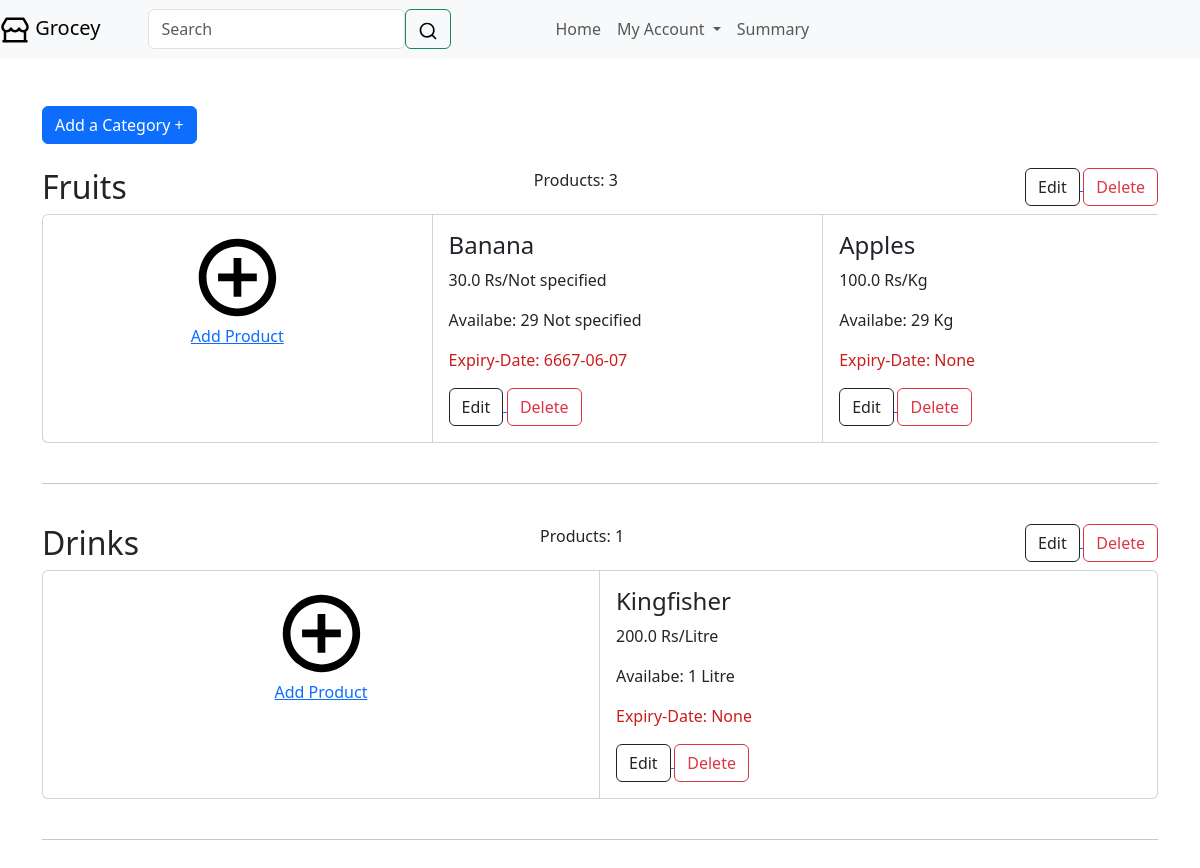
Screenshot of /seller (signed in) with the database file from the repository.
### website/web_models.py (models this page shows)
class Category(db.Model):
    id = db.Column(db.Integer, primary_key=True)
    name = db.Column(db.String(30), nullable=False)
    seller_id = db.Column(db.Integer, db.ForeignKey('user.id'), nullable=False)
    products = db.relationship('Product', passive_deletes=True)
    orders = db.relationship('Order')

class Product(db.Model):
    id = db.Column(db.Integer, primary_key=True)
    name = db.Column(db.String(30), nullable=False)
    unit = db.Column(db.String(30))
    price = db.Column(db.Float, nullable=False)
    quantity = db.Column(db.Integer, nullable=False)
    expiry_date = db.Column(db.String(40), nullable=False)
    listing_time = db.Column(db.DateTime, nullable=False, default=func.now())
    category_id = db.Column(db.Integer, db.ForeignKey('category.id'), nullable=False)
    orders = db.relationship('Order', backref='product')

### website/web_views.py (the view)
@views.route('/seller')
@login_required
def sell():
    if current_user.is_seller:
        new_category_id = db.session.query(db.func.max(Category.id)).scalar()
        new_category_id = 1 if not new_category_id else new_category_id + 1
        categories = User.query.filter_by(id=current_user.id).first().categories
        new_prod_id = db.session.query(db.func.max(Product.id)).scalar()
        new_prod_id = 1 if not new_prod_id else new_prod_id + 1
        return render_template("seller_home.html",
                               app_name=app_name,
                               new_category_id=new_category_id,
                               categories=categories,
                               new_product_id=new_prod_id)
    flash("You are not a seller!", category='error')
    return redirect(url_for("web_views.home"))

### website/__init__.py (called while the page is built)
def create_app():
    app = Flask(__name__)
    app.debug = True
    app.config['SECRET_KEY'] = "It's created by Vivek"
    app.config['SQLALCHEMY_DATABASE_URI'] = f'sqlite:///{DB_NAME}'
    db.init_app(app)
    from .web_models import User
    from .web_models import Category
    from .web_models import Product
    from .web_models import Order
    from .web_views import views
    from .web_auth import auth
    login_manager = LoginManager()
    login_manager.login_view = 'web_views.home'
    login_manager.init_app(app)
    @login_manager.user_loader
    def load_user(id):
        return User.query.get(int(id))
    app.register_blueprint(views)
    app.register_blueprint(auth)
    with app.app_context():
        db.create_all()
    return app

### website/templates/seller_home.html (shortened to what this page needs)
{% extends "web_base.html" %}
{% block content %}
<br>
<br>
<div class="align-content-md-center">
    <a href="/seller/category/{{ new_category_id }}">
        <button class="btn btn-primary">
            Add a Category &#43;
        </button>
    </a>
</div>
<br>
    {% for cat in categories %}
        <li class="list-group-item d-flex justify-content-between">
            <h2>{{ cat.name }} </h2>
            <p>Products: {{ cat.products|length }}</p>
            <small>
                <a href="/seller/category/{{ cat.id }}">
                    <button class="btn btn-outline-dark">Edit</button>
                </a>
                <a href="/delete-category/{{ cat.id }}">
                   <button class="btn btn-outline-danger">Delete</button>
                </a>
            </small>
        </li>
        <div class="card-group card-group-scroll card_group">
            <div class="card align-middle">
                <div class="card-body align-self-center">
                    <a href="/seller/{{ cat.id }}/product/{{ new_product_id }}">
                        <div class="footer">
                            Add Product
                        </div>
                    </a>
                </div>
            </div>
            {% for prod in cat.products %}
            <div class="card">
                <div class="card-body">
                    <h4 class="card-title">{{ prod.name }}</h4>
                    <p> {{ prod.price }} Rs/{{ prod.unit }}</p>
                    <p> Availabe: {{ prod.quantity }} {{ prod.unit }}</p>
                    <p style="color: rgb(202, 29, 29);"> Expiry-Date: {{ prod.expiry_date }}</p>
                    <small class="w-10">
                        <a href="/seller/{{ cat.id }}/product/{{ prod.id }}">
                            <button class="btn btn-outline-dark">Edit</button>
                        </a>
                        <a href="/delete-product/{{ prod.id }}">
                           <button class="btn btn-outline-danger">Delete</button>
                        </a>
                    </small>
                </div>
            </div>
            {% endfor %}
        </div>
        <br>
        <hr>
        <br>
    {% endfor %}
{% endblock %}

### website/templates/web_base.html (shortened to what this page needs)
<!doctype html>
<html lang="en">
    <head>
        <link href="https://cdn.jsdelivr.net/npm/bootstrap@5.3.0/dist/css/bootstrap.min.css" rel="stylesheet">
    </head>
    <body>
        <header class="navbar navbar-expand-sm navbar-light bg-light">
            <a href="/" class="nav-item nav-link navbar-brand me-auto">
                {{ app_name }}</a>
            <div class="collapse navbar-collapse" id="navbar">
                <div class="navbar-nav">
                    <form class="navbar-nav mx-5" action="{{ url_for('web_views.home') }}" method="POST" >
                        <input class="form-control" required name="searched" type="search" placeholder="Search" aria-label="Search">
                        <button class="btn btn-outline-success" type="submit"></button>
                    </form>
                    <ul class="navbar-nav ms-5">
                        <li class="nav-item">
                            <a href="/" class="nav-link">Home</a>
                        </li>
                        {% if current_user.is_authenticated %}
                            <li class="nav-item dropdown">
                                <a class="nav-link dropdown-toggle" href="#" id="navbarDarkDropdownMenuLink" data-bs-toggle="dropdown" aria-expanded="false">
                                My Account
                                </a>
                                {% if current_user.is_seller %}
                                    <li class="nav-item">
                                        <a href="/" class="nav-link">Summary</a>
                                    </li>
                                {% endif %}
                            </li>
                        {% endif %}
                    </ul>
                </div>
            </div>
        </header>
        <div class="container">
            {% block content %}
            {% endblock %}
        </div>
    </body>
</html>

### website/templates/seller_home.html (style rules this page uses)
@media (min-width: 576px) { .card-group.card-group-scroll { overflow-x: auto; flex-wrap: nowrap; } }
.card-group.card-group-scroll > .card { flex-basis: 35%; }

### rows the page displays
Category: name "Fruits", products|length "3"
Product: name "Banana", price "30.0", unit "Not specified", quantity "29", expiry_date "6667-06-07"
Product: name "Apples", price "100.0", unit "Kg", quantity "29", expiry_date "None"
Category: name "Drinks", products|length "1"
Product: name "Kingfisher", price "200.0", unit "Litre", quantity "1", expiry_date "None"

### other values shown
{{ app_name }} "Grocey"
